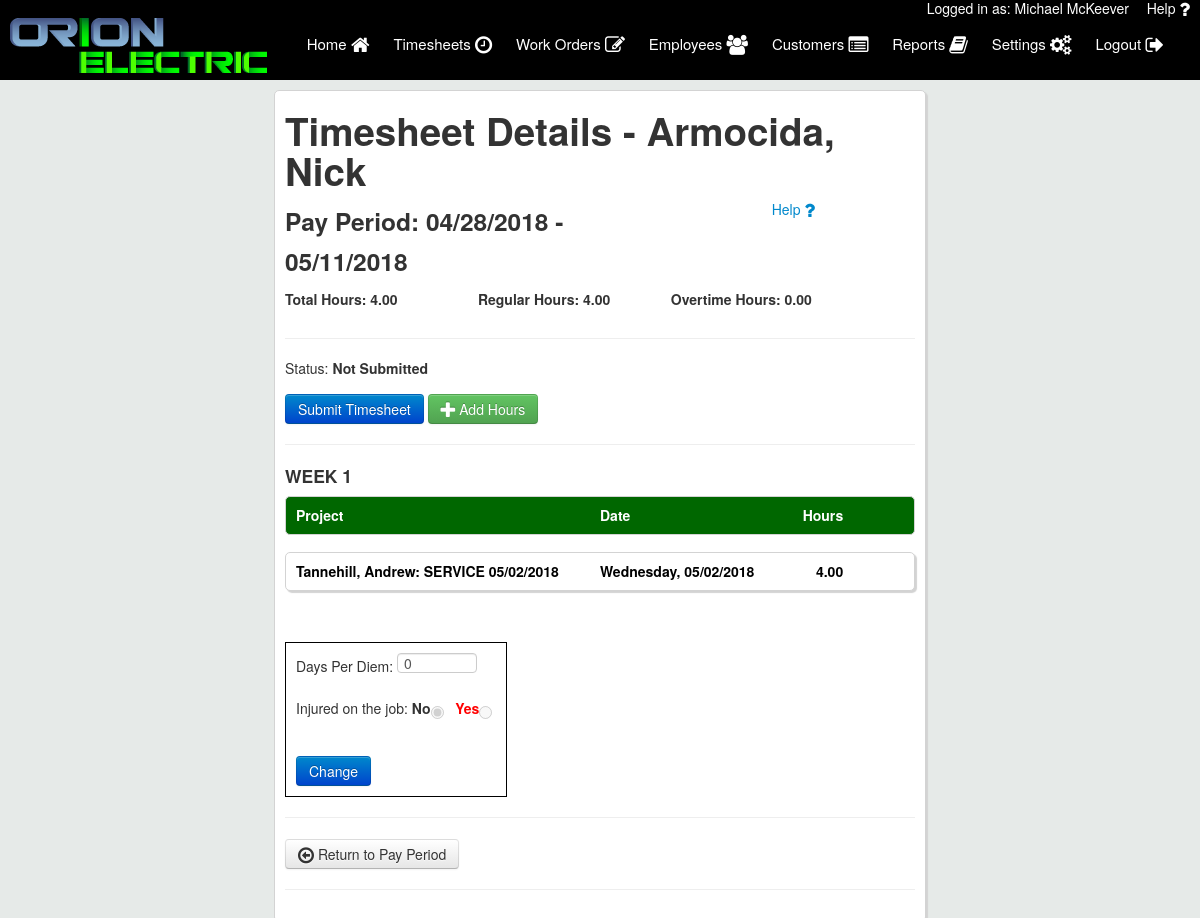
/timesheet_details.php?timesheet_id=3&emp_id=2&admin_view=true&start=1524891600 (signed in), run on the app's committed database.
### tables this page shows
CREATE TABLE `users` (
  `user_id` int(11) NOT NULL,
  `first_name` varchar(50) NOT NULL,
  `last_name` varchar(50) NOT NULL,
  `email` varchar(50) NOT NULL,
  `username` varchar(50) NOT NULL,
  `password` varchar(50) NOT NULL,
  `emp_num` int(11) NOT NULL,
  `is_tech` varchar(3) NOT NULL,
  `is_admin` varchar(3) NOT NULL,
  `user_phone` varchar(12) NOT NULL,
  `is_deleted` varchar(3) NOT NULL
);

CREATE TABLE `timesheets` (
  `emp_id` int(11) NOT NULL,
  `timesheet_id` int(11) NOT NULL,
  `week_start` date NOT NULL,
  `week_end` date NOT NULL,
  `authorization` text NOT NULL,
  `is_submitted` varchar(3) NOT NULL,
  `is_complete` varchar(3) NOT NULL,
  `per_diem` int(11) NOT NULL,
  `injury` varchar(3) NOT NULL
);

CREATE TABLE `timesheet_lines` (
  `emp_id` int(11) NOT NULL,
  `timesheet_id` int(11) NOT NULL,
  `tl_id` int(11) NOT NULL,
  `job_id` int(11) NOT NULL,
  `wo_id` int(11) NOT NULL,
  `date_worked` date NOT NULL,
  `arrival` time NOT NULL,
  `departure` time NOT NULL
);

CREATE TABLE `customers` (
  `cust_id` int(11) NOT NULL,
  `last_name` varchar(25) NOT NULL,
  `first_name` varchar(25) NOT NULL,
  `street` varchar(25) NOT NULL,
  `city` varchar(25) NOT NULL,
  `state` varchar(2) NOT NULL DEFAULT 'MO',
  `zip` int(5) NOT NULL,
  `company_name` varchar(25) NOT NULL,
  `cust_email` varchar(50) NOT NULL,
  `cust_phone` varchar(12) NOT NULL,
  `date_created` date NOT NULL,
  `time_created` time NOT NULL,
  `is_deleted` varchar(3) NOT NULL
);

CREATE TABLE `work_orders` (
  `wo_id` int(11) NOT NULL,
  `cust_id` int(11) NOT NULL,
  `tech_id` int(11) NOT NULL,
  `service_date` date NOT NULL,
  `service_time` time NOT NULL,
  `request_body` text NOT NULL,
  `work_description` text NOT NULL,
  `authorization` text NOT NULL,
  `is_complete` varchar(3) NOT NULL,
  `is_deleted` varchar(3) NOT NULL,
  `complete_date` date NOT NULL,
  `job_address` text NOT NULL
);

### includes/form_handlers/edit_timesheet_handler.php (called while the page is built, shortened)
<?php
$timesheet = new Timesheet($con);
$e = new Employee($con);
if (isset($_GET['timesheet_id'])){
	$timesheetId = $_GET['timesheet_id'];
	if (isset($_GET['admin_view'])){
		$empId = $_GET['emp_id'];
        if (isset($_GET['start'])){
            $admin_view = "&admin_view=true&emp_id=".$empId."&start=".$_GET['start'];
        } else {
            $admin_view = "&admin_view=true&emp_id=".$empId;
        }
	} else {
		$empId = $user['user_id'];
	}
    $query = mysqli_query($con, "SELECT * FROM timesheets WHERE emp_id='$empId' AND timesheet_id='$timesheetId'");
    $row = mysqli_fetch_array($query);
    $start = strtotime($row['week_start']);
    $end = strtotime($row['week_end']);
    $perDiem = $row['per_diem'];
}
?>

### timesheet_details.php (the view, shortened to what this page needs)
<?php
    include("includes/header.php");
	include("includes/form_handlers/edit_timesheet_handler.php");
    $adminView = false;
    $strt = '';
    if(isset($_GET['admin_view'])){
    	$adminView = true;
    	if (isset($_GET['start'])){
	    	$strt = $_GET['start'];
	    }
    }
?>
	<div class="main_column column">
		<h1>Timesheet Details - <?php echo $e->getEmployeeName($empId);?></h1>
		<a href="user_manual.pdf#page=57" target="_blank" style="float: right; padding: 0 100px;">Help <i class="fa fa-question fa-lg"></i></a>
		<h3>Pay Period: <?php echo date("m/d/Y",$start).' - '.date("m/d/Y",$end); ?></h3>
		<div class="timesheet-head">
			<p>Total Hours: <?php echo $timesheet->getHours($empId, $timesheetId);?></p>
			<p>Regular Hours: <?php if ($timesheet->getHours($empId, $timesheetId)>80){
				echo number_format(80,2);
			} else {echo $timesheet->getHours($empId, $timesheetId);}?></p>
			<p>Overtime Hours: <?php if ($timesheet->getHours($empId, $timesheetId)>80){
				echo number_format(($timesheet->getHours($empId, $timesheetId) - 80),2);
			} else {echo number_format(0,2);}?></p>
		</div>
		<hr>
		<div id="not_sub">
			Status: <b>Not Submitted</b>
		</div>
		<br>
			<?php if (strtotime(date("m/d/Y"))>$end){
				echo '
				<button type="button" class="btn btn-primary" id="submit_timesheet">
				Submit Timesheet
				</button>
				';
			}
			?>
		<a href="add_timesheet_line.php?timesheet_id=<?php echo $timesheetId.$admin_view; ?>&from_details=true">
		    <button type="button" id="add_hours" class="btn btn-success">
		    	<i class="fa fa-plus fa-lg"></i> Add Hours
		    </button>
		</a>
		<div  id="timesheet_area" class="timesheet-area">
			<?php $timesheet->loadTimesheetLines($empId, $timesheetId, $adminView, $strt);?>
		</div>
		<br>
		<br>
		<div style="border: 1px solid black; width: 200px; padding: 10px;">
		<form action="timesheet_details.php?timesheet_id=<?php echo $timesheetId.$admin_view;?>" method="POST">
			Days Per Diem: <input type="number" name="per_diem" id="per_diem" value="<?php echo $perDiem;?>" min="0" max="14" disabled><br><br>
			Injured on the job: <b>No</b><input type="radio" name="injury" id="inj_no" value="no" checked disabled>&nbsp;&nbsp; <span style="color: red"><b>Yes</b></span><input type="radio" name="injury" id="inj_yes" value="yes" disabled><br>
			<br><input  type="submit" class="btn btn-success" style="display: none;" name="ts_info" id="ts_info" value="Save">
		</form>
		<button type="button" class="btn btn-primary" id="change_ts_info">Change</button>
		</div>
		<hr>
		<div id="second">
		<a href="payperiod.php?start=<?php if (isset($_GET['start'])){ echo $_GET['start'];}?>">
		    <button type="button" class="btn btn-secondary">
		    <i class="fa fa-arrow-circle-o-left fa-lg"></i> Return to Pay Period
		    </button>
		</a>
		</div>
		<hr>
	</div>
</div>
</body>
</html>

### includes/header.php (shortened to what this page needs)
<?php
    require 'config/config.php';
	include("includes/classes/Employee.php");
	include("includes/classes/Timesheet.php");
    if (isset($_SESSION['username'])){
        $userLoggedIn = $_SESSION['username'];
		$user_details_query = mysqli_query($con,"SELECT * FROM users WHERE username='$userLoggedIn' AND is_deleted='no'");
		if(mysqli_num_rows($user_details_query)==1){
			$user = mysqli_fetch_array($user_details_query);
		}else{
			unset($_SESSION['username']);
			header("Location: login.php");
		}
    }
    else {
        header("Location: login.php");
    }
?>
<html>
<head>
	<link rel="stylesheet" type="text/css" href="//maxcdn.bootstrapcdn.com/font-awesome/4.3.0/css/font-awesome.min.css">
    <link rel="stylesheet" type="text/css" href="assets/css/bootstrap.css">
	<link rel="stylesheet" type="text/css" href="assets/css/style.css">
	<link rel="stylesheet" type="text/css" href="assets/css/jquery-ui.min.css">
</head>
<body>
	<div class="user_logged">
		Logged in as: <?php echo $user['first_name'] .' ' . $user['last_name'];?>&nbsp;&nbsp;
		<a href="user_manual.pdf" target="_blank" style="float: right; padding: 0 10px; color: #fff; ">Help <i class="fa fa-question fa-lg"></i></a>
	</div>
    <div class="top_bar">
		<div class="logo">
			<a href="index.php"><img src="assets/logos/orionelectric.png"></a>
		</div>
		<nav id="desktop">
			<ul>
			<a href="index.php">
				Home <i class="fa fa-home fa-lg"></i>
			</a>
			<a href="timesheets.php">
				Timesheets <i class="fa fa-clock-o fa-lg"></i>
            </a>
			<a href="workorders.php" id="workorder_nav" style="display: none;">
				Work Orders <i class="fa fa-pencil-square-o fa-lg"></i>
			</a>
			<a href="employees.php" id="emp_nav" style="display: none;">
				Employees <i class="fa fa-users fa-lg"></i>
			</a>
            <a href="customers.php" id="cust_nav" style="display: none;">
				Customers <i class="fa fa-list-alt fa-lg" ></i>
			</a>
            <a href="reports.php" id="rep_nav" style="display: none;">
				Reports <i class="fa fa-book fa-lg" ></i>
			</a>
			<a href="settings.php">
				Settings <i class="fa fa-cogs fa-lg"></i>
			</a>
			<a href="includes/handlers/logout.php">
				Logout <i class="fa fa-sign-out fa-lg"></i>
			</a>
		</ul>
		</nav>
	</div>
	<div class="wrapper">

### includes/classes/Employee.php (shortened to what this page needs)
<?php
class Employee {
    private $con;
	public function __construct($con){
		$this->con = $con;
    }
    public function getEmployeeName($id){
        $query = mysqli_query($this->con, "SELECT * FROM users WHERE user_id='$id'");
        $row = mysqli_fetch_array($query);
        $lastName = $row['last_name'];
        $firstName = $row['first_name'];
        echo $lastName . ', ' . $firstName;
    }
}
?>

### includes/classes/Timesheet.php (shortened to what this page needs)
<?php
class Timesheet {
  private $con;
  public function __construct($con){
	  $this->con = $con;
  }
  public function loadTimesheetLines($empId,$timesheetId, $adminView, $strt){
    if ($adminView){
      $adminView = "&admin_view=true&emp_id=".$empId."&start=".$strt;
    }else{
      $adminView='';
    }
    $str ='<hr><h4>WEEK 1</h4>
      <div class="timesheet-grid-head">
        <div class="timesheet-grid-item">Project</div>
        <div class="timesheet-grid-item">Date</div>
        <div class="timesheet-grid-item ln-curr">Hours</div>
        <div class="timesheet-grid-item"></div>
      </div>
      <br>';
    $query  = mysqli_query($this->con, "SELECT * FROM timesheet_lines WHERE emp_id='$empId' AND timesheet_id='$timesheetId' ORDER BY date_worked, arrival");
    if(mysqli_num_rows($query) >0){
        while($row = mysqli_fetch_array($query)){
            $lineNum = $row['tl_id'];
            $jobId = $row['job_id'];
            $orderId = $row['wo_id'];
            $date = strtotime($row['date_worked']);
            $arrival = strtotime($row['arrival']);
            $departure = strtotime($row['departure']);
            $hours = ($departure - $arrival)/(60*60);
            if ($jobId > 0){
              $dataQuery = mysqli_query($this->con, "SELECT * FROM jobs
                  JOIN customers
                  ON jobs.cust_id=customers.cust_id
                  WHERE job_id='$jobId'");
              if(mysqli_num_rows($dataQuery) >0){
                while ($row = mysqli_fetch_array($dataQuery)) {
                  $jobName = $row['job_name'];
                  $firstName = $row['first_name'];
                  $lastName = $row['last_name'];
                  $company = $row['company_name'];
                  if ($company == ""){
                      $loadName = $lastName . ", " . $firstName;
                  } else {
                      $loadName = $company;
                  }
                  $loadName.=": ".$jobName;
                }
              }
            } else {
              $dataQuery = mysqli_query($this->con, "SELECT * FROM work_orders
                  JOIN customers
                  ON work_orders.cust_id=customers.cust_id
                  WHERE wo_id='$orderId'");
              if(mysqli_num_rows($dataQuery) >0){
                while ($row = mysqli_fetch_array($dataQuery)) {
                  $firstName = $row['first_name'];
                  $lastName = $row['last_name'];
                  $company = $row['company_name'];
                  $servDate = strtotime($row['service_date']);
                  if ($company == ""){
                      $loadName = $lastName . ", " . $firstName;
                  } else {
                      $loadName = $company;
                  }
                  $loadName.=": SERVICE ". date("m/d/Y", $servDate);
                }
              }
            }
            $str.= '
            <a href="timesheet_line.php?timesheet_id='.$timesheetId.'&line_num='.$lineNum.'&from_details=true'.$adminView.'">
            <div class="timesheet-grid">
                <div class="timesheet-grid-item">'.$loadName.'</div>
                <div class="timesheet-grid-item">'.date("l, m/d/Y",$date).'</div>
                <div class="timesheet-grid-item ln-curr">'.number_format($hours,2).'</div>
                <div class="timesheet-grid-item ln-curr"></div>
            </div>
            </a><br>'
            ;
        }
        echo $str;
    }
    else echo "<h4>No time added yet!</h4>";
  }
  public function getHours($empId, $timesheetId){
    $total = 0.00;
    $query = mysqli_query($this->con, "SELECT * FROM timesheet_lines WHERE emp_id='$empId' AND timesheet_id='$timesheetId'");
    if (mysqli_num_rows($query) >0){
        while ($row = mysqli_fetch_array($query)){
          $arrival = strtotime($row['arrival']);
          $departure = strtotime($row['departure']);
          $total += ($departure - $arrival)/(60*60);
        }
    }
    return number_format($total, 2);
  }
}
?>

### assets/css/style.css (style rules this page uses)
body { line-height: 17px; background-color: #e6eae8; }
.user_logged { width: 100%; background-color: black; color: #fff; text-align: right; position: fixed; height: 10px; z-index: 11; }
.top_bar { width: 100%; height: 70px; background-color: black; margin:10px 0 10px 0; display: inline-flex; position: fixed; z-index: 10; }
.logo img { margin-left: 10px; position: relative; top: 8px; z-index: 3; }
nav { float: right; right: 1px; position: absolute; margin: 25px; }
nav a { position: relative; color: #fff; text-decoration: none; font-size: 15px; padding: 25px 0; margin: -25px 10px; display: inline-block; height: 50px; }
.wrapper { margin: 0 auto; top: 90px; position: relative; padding: 0 10px; width: 75%; }
.column { background-color: #fff; padding: 10px; border: 1px solid #d3d3d3; border-radius: 5px; box-shadow: 2px 2px 1px #d3d3d3; z-index: -1; }
.main_column { margin: 0 auto; width: 70%; z-index: -1; min-height: 160px; }
#second { display: none; }
form input[type="number"] { width: 80px; }
.ln-curr { text-align: right; }
.timesheet-grid { display: grid; grid-template-columns: 50% 30% 10% 10%; background-color: #fff; font-weight: bold; padding: 10px; border: 1px solid #d3d3d3; border-radius: 5px; box-shadow: 2px 2px 1px #d3d3d3; z-index: -1; }
.timesheet-grid-head { display: grid; grid-template-columns: 50% 30% 10% 10%; background-color: #006700; color: #fff; font-weight: bold; padding: 10px; border: 1px solid #d3d3d3; border-radius: 5px; z-index: -1; }
.timesheet-area a { color: black; }
.timesheet-head p { width: 30%; display: inline-block; font-weight: bold; }
input:read-only { background-color: #fff; cursor: pointer; }

### data on the page
users: first_name "Michael", last_name "McKeever"
users: last_name "Armocida", first_name "Nick"
timesheets: week_start "04/28/2018", week_end "05/11/2018", per_diem "0"
timesheet_lines: customers.last_name+first_name "Tannehill, Andrew: SERVICE 05/02/2018", date_worked "Wednesday, 05/02/2018", hours "4.00"

### other printed values
$timesheet->getHours($empId, $timesheetId) "4.00"
0 "0.00"
